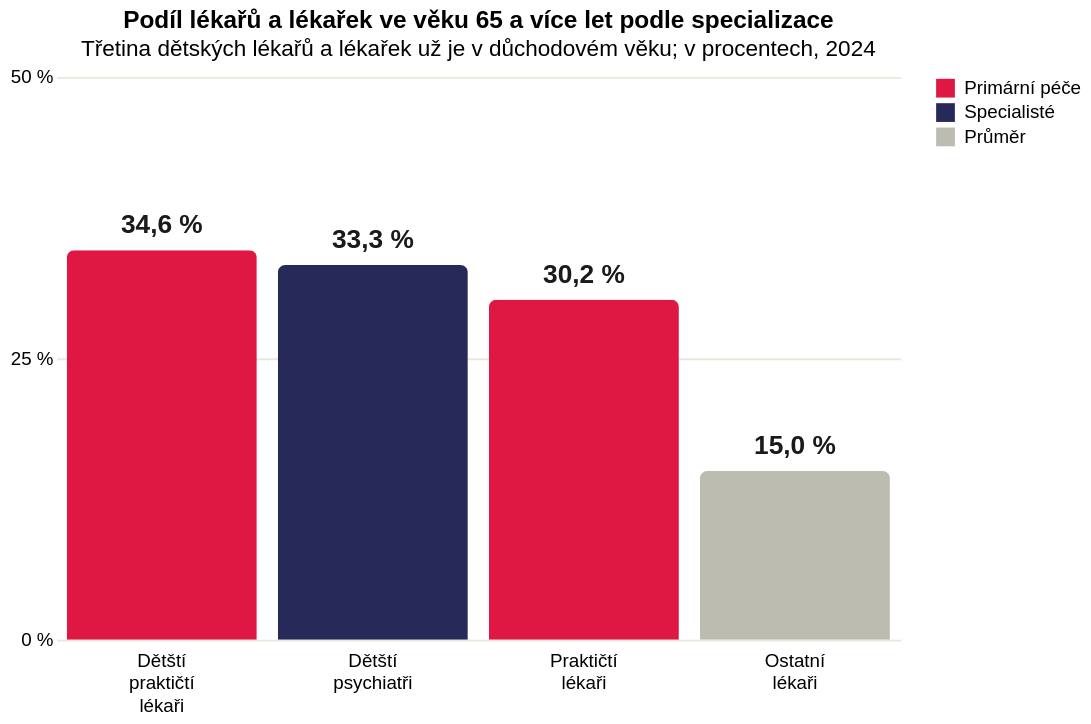

Describe this chart as a Vega-Lite specification.
### Vega-Lite specification from a JSON file in a GitHub repository (floating-point values rounded to 4 significant figures)
{"_source": "ÚZIS, Registr zdravotnických pracovníků 2024", "$schema": "https://vega.github.io/schema/vega-lite/v5.json", "description": "Věková struktura lékařů v ČR: podíl lékařů a lékařek v důchodovém věku (65+), svislé sloupce", "width": 450, "height": 300, "title": {"text": "Podíl lékařů a lékařek ve věku 65 a více let podle specializace", "subtitle": "Třetina dětských lékařů a lékařek už je v důchodovém věku; v procentech, 2024"}, "data": {"values": [{"spec": "Dětští praktičtí lékaři", "val": 34.6, "label": "34,6 %", "cat": "Primární péče"}, {"spec": "Dětští psychiatři", "val": 33.3, "label": "33,3 %", "cat": "Specialisté"}, {"spec": "Praktičtí lékaři", "val": 30.2, "label": "30,2 %", "cat": "Primární péče"}, {"spec": "Ostatní lékaři", "val": 15.0, "label": "15,0 %", "cat": "Průměr"}]}, "layer": [{"params": [{"name": "serie", "select": {"type": "point", "fields": ["cat"]}, "bind": "legend"}], "mark": {"type": "bar", "cornerRadiusEnd": 4}, "encoding": {"x": {"field": "spec", "type": "nominal", "title": null, "sort": ["Dětští praktičtí lékaři", "Dětští psychiatři", "Praktičtí lékaři", "Ostatní lékaři"], "axis": {"domain": false, "ticks": false, "labelAngle": 0, "labelPadding": 6, "labelExpr": "split(datum.value, ' ')"}}, "y": {"field": "val", "type": "quantitative", "title": null, "scale": {"domain": [0, 50]}, "axis": {"grid": true, "gridColor": "#e8e8dc", "domain": false, "ticks": false, "values": [0, 25, 50], "labelExpr": "datum.value + ' %'"}}, "color": {"field": "cat", "type": "nominal", "scale": {"domain": ["Primární péče", "Specialisté", "Průměr"], "range": ["#de1743", "#272a59", "#bcbcb0"]}, "legend": {"title": null}}, "opacity": {"condition": {"param": "serie", "value": 1}, "value": 0.18}, "tooltip": [{"field": "spec", "title": "Specializace"}, {"field": "cat", "title": "Skupina"}, {"field": "label", "title": "Podíl lékařů a lékařek 65+"}]}}, {"mark": {"type": "text", "align": "center", "baseline": "bottom", "dy": -6, "fontSize": 14, "fontWeight": "bold", "color": "#1a1a1a"}, "encoding": {"x": {"field": "spec", "type": "nominal", "sort": ["Dětští praktičtí lékaři", "Dětští psychiatři", "Praktičtí lékaři", "Ostatní lékaři"]}, "y": {"field": "val", "type": "quantitative", "scale": {"domain": [0, 50]}}, "text": {"field": "label"}, "opacity": {"condition": {"param": "serie", "value": 1}, "value": 0.18}}}], "config": {"view": {"stroke": "transparent"}}}
